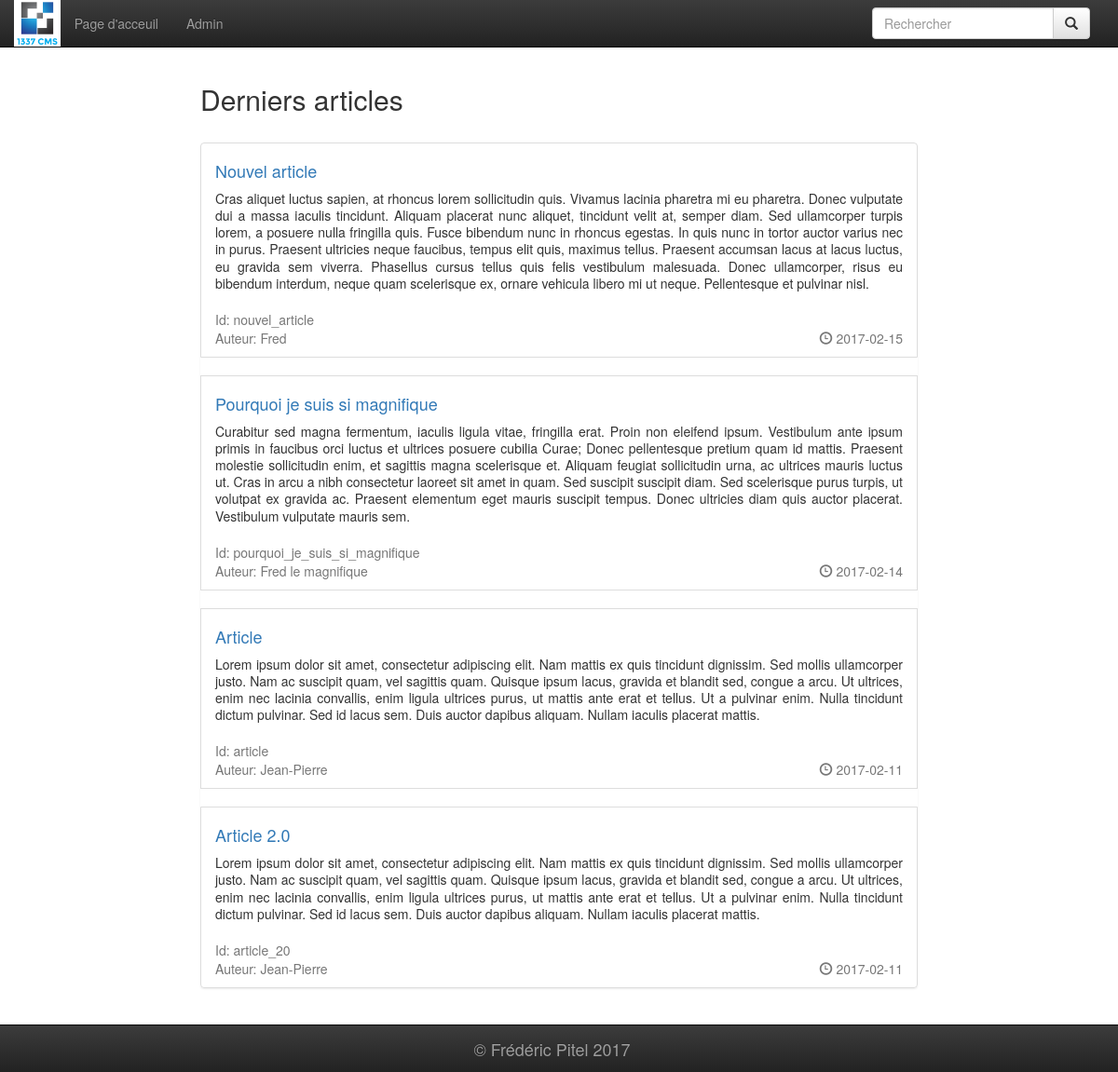
/, run on an earlier commit of the app's database.
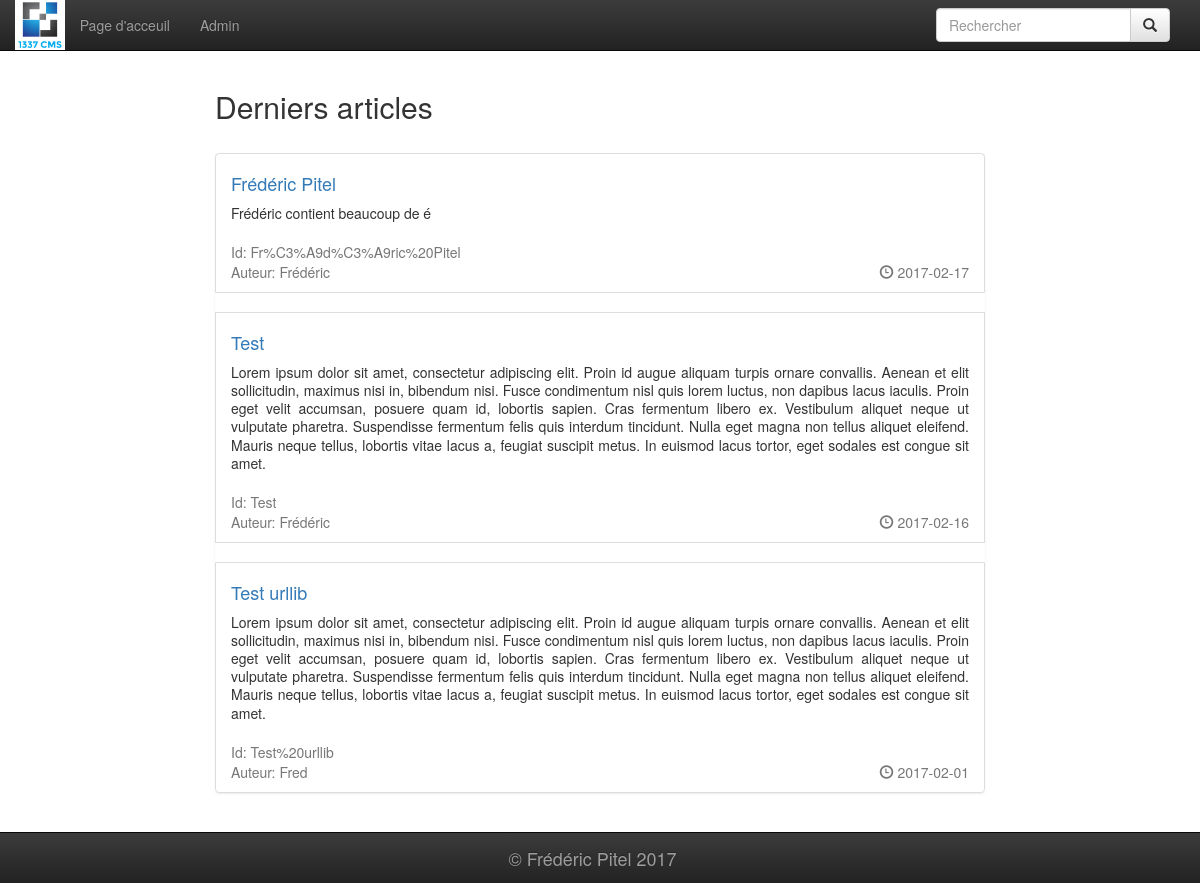
And on a later commit of the database.
### tables this page shows
CREATE TABLE article (
  id integer primary key,
  titre varchar(100),
  identifiant varchar(50),
  auteur varchar(100),
  date_publication text,
  paragraphe varchar(500)
);

### index.py (the view)
@app.route('/')
def page_accueil():
    date = datetime.date.today().isoformat()
    articles = get_db().get_derniers_articles(date)
    return render_template('acceuil.html',
                           articles=articles)

### database.py (called while the page is built)
    def get_connection(self):
        if self.connection is None:
            self.connection = sqlite3.connect(PATH_TO_DB)
        return self.connection

    def disconnect(self):
        if self.connection is not None:
            self.connection.close()

    def get_derniers_articles(self, date):
        cursor = self.get_connection().cursor()
        cursor.execute("SELECT * FROM article "
                       "WHERE date_publication <= '{}'"
                       "ORDER BY date_publication DESC LIMIT 5;"
                       .format(date))
        return [Article(row) for row in cursor.fetchall()]

### index.py (called while the page is built)
def get_db():
    db = getattr(g, '_database', None)
    if db is None:
        g._database = Database()
    return g._database

@app.teardown_appcontext
def close_connection(exception):
    db = getattr(g, '_database', None)
    if db is not None:
        db.disconnect()

### templates/acceuil.html
{% extends "wrapper.html" %}
{% block content %}
    <h2>Derniers articles</h2><br/>
    {% if not articles %}
        <h3>Aucun article.</h3>
    {% else %}
        <ul class="list-group">
            {% for article in articles %}
                <li class="list-group-item">
                    <h4><a href="/article/{{ article.identifiant }}" class="list-group-item-heading">{{ article.titre }}</a></h4>
                    <p class ="list-group-item-text" style="text-align:justify;">{{ article.paragraphe }}</p><br/>
                    <div class="text-muted">Id: {{ article.identifiant }}</div>
                    <div class="row text-muted">
                        <div class="col-md-6">Auteur: {{ article.auteur }}</div>
                        <div class="col-md-6 text-right"><span class="glyphicon glyphicon-time"></span> {{ article.date }}</div>
                    </div>
                </li>
                {% if not loop.last %}
                    <br/>
                {% endif %}
            {% endfor %}
        </ul>
    {% endif %}
{% endblock %}

### templates/wrapper.html (shortened to what this page needs)
<!DOCTYPE html>
<html lang="fr">
    <head>
        <link href="/css/tp1.css" rel="stylesheet" />
        <link href="/bootstrap/css/bootstrap.min.css" rel="stylesheet">
        <link href="/bootstrap/css/bootstrap-theme.min.css" rel="stylesheet" />
    </head>
    <body>
        <header class="navbar navbar-inverse navbar-fixed-top">
            <div class="container">
                <nav>
                    <a href="/" class="navbar-brand" style="padding:0"><img src="/image/logo.png"/></a>
                    <ul class="nav navbar-nav">
                        <li><a href="/">Page d'acceuil</a></li>
                        <li><a href="/admin">Admin</a></li>
                    </ul>
                    <form class="navbar-form navbar-right" action="/rechercher" method="GET">
                        <div class="input-group">
                            <input type="text" class="form-control" placeholder="Rechercher" name="recherche">
                            <div class="input-group-btn">
                                <button class="btn btn-default" type="submit"><i class="glyphicon glyphicon-search"></i></button>
                            </div>
                        </div>
                    </form>
                </nav>
            </div>
        </header>
        <article style="margin-top:5em;margin-bottom:5em;">
            <div class="container-fluid">
                <div class="row">
                    <div class="col-md-8 col-md-offset-2">
                        {% block content %}{% endblock %}
                    </div>
                </div>
            </div>
        </article>
        <footer class="navbar navbar-inverse navbar-fixed-bottom">
            <div class="container text-center">
                <nav>
                    <div class="navbar-brand" style="float: none;">&copy; Frédéric Pitel 2017</div>
                </nav>
            </div>
        </footer>
    </body>
</html>

### static/css/tp1.css (style rules this page uses)
.navbar img { height: 50px; }

What changed in the data, as far as the page shows it:
removed article: titre "Pourquoi je suis si magnifique", paragraphe "Curabitur sed magna fermentum, iaculis ligula vitae, fringilla erat. Proin non eleifend ipsum. Vestibulum ante ipsum primis in faucibus orci luctus et ultrices posuere cubilia Curae; Donec pellentesque pretium quam id mattis. Praesent molestie sollicitudin enim, et sagittis magna scelerisque et. Aliquam feugiat sollicitudin urna, ac ultrices mauris luctus ut. Cras in arcu a nibh consectetur laoreet sit amet in quam. Sed suscipit suscipit diam. Sed scelerisque purus turpis, ut volutpat ex gravida ac. Praesent elementum eget mauris suscipit tempus. Donec ultricies diam quis auctor placerat. Vestibulum vulputate mauris sem.", identifiant "pourquoi_je_suis_si_magnifique", auteur "Fred le magnifique", date "2017-02-14"
removed article: titre "Article 2.0", paragraphe "Lorem ipsum dolor sit amet, consectetur adipiscing elit. Nam mattis ex quis tincidunt dignissim. Sed mollis ullamcorper justo. Nam ac suscipit quam, vel sagittis quam. Quisque ipsum lacus, gravida et blandit sed, congue a arcu. Ut ultrices, enim nec lacinia convallis, enim ligula ultrices purus, ut mattis ante erat et tellus. Ut a pulvinar enim. Nulla tincidunt dictum pulvinar. Sed id lacus sem. Duis auctor dapibus aliquam. Nullam iaculis placerat mattis.", identifiant "article_20", auteur "Jean-Pierre", date "2017-02-11"
added article: titre "Frédéric Pitel", paragraphe "Frédéric contient beaucoup de é", identifiant "Fr%C3%A9d%C3%A9ric%20Pitel", auteur "Frédéric", date "2017-02-17"
changed article: titre "Article" → "Test"; paragraphe "…amet, consectetur adipiscing elit. Nam mattis ex quis tincidunt dignissim. Sed mollis ullamcorper justo. Nam ac suscipit quam, vel sagittis quam. Quisque ipsum lacus, gravida et blandit sed, congue a arcu. Ut ultrices, enim nec lacinia convallis, enim ligula ultrices purus, ut mattis ante erat et tellus. Ut a pulvinar enim. Nulla tincidunt dictum pulvinar. Sed id lacus sem. Duis auctor dapibus aliquam. Nullam iaculis placerat mattis." → "…amet, consectetur adipiscing elit. Proin id augue aliquam turpis ornare convallis. Aenean et elit sollicitudin, maximus nisi in, bibendum nisi. Fusce condimentum nisl quis lorem luctus, non dapibus lacus iaculis. Proin eget velit accumsan, posuere quam id, lobortis sapien. Cras fermentum libero ex. Vestibulum aliquet neque ut vulputate pharetra. Suspendisse fermentum felis quis interdum tincidunt. Nulla eget magna non tellus aliquet eleifend. Mauris neque tellus, lobortis vitae lacus a, feugiat suscipit metus. In euismod lacus tortor, eget sodales est congue sit amet."; identifiant "article" → "Test"; auteur "Jean-Pierre" → "Frédéric"; date "2017-02-11" → "2017-02-16"; moves up the list
changed article "Fred": titre "Nouvel article" → "Test urllib"; paragraphe "Cras aliquet luctus sapien, at rhoncus lorem sollicitudin quis. Vivamus lacinia pharetra mi eu pharetra. Donec vulputate dui a massa iaculis tincidunt. Aliquam placerat nunc aliquet, tincidunt velit at, semper diam. Sed ullamcorper turpis lorem, a posuere nulla fringilla quis. Fusce bibendum nunc in rhoncus egestas. In quis nunc in tortor auctor varius nec in purus. Praesent ultricies neque faucibus, tempus elit quis, maximus tellus. Praesent accumsan lacus at lacus luctus, eu gravida sem viverra. Phasellus cursus tellus quis felis vestibulum malesuada. Donec ullamcorper, risus eu bibendum interdum, neque quam scelerisque ex, ornare vehicula libero mi ut neque. Pellentesque et pulvinar nisl." → "Lorem ipsum dolor sit amet, consectetur adipiscing elit. Proin id augue aliquam turpis ornare convallis. Aenean et elit sollicitudin, maximus nisi in, bibendum nisi. Fusce condimentum nisl quis lorem luctus, non dapibus lacus iaculis. Proin eget velit accumsan, posuere quam id, lobortis sapien. Cras fermentum libero ex. Vestibulum aliquet neque ut vulputate pharetra. Suspendisse fermentum felis quis interdum tincidunt. Nulla eget magna non tellus aliquet eleifend. Mauris neque tellus, lobortis vitae lacus a, feugiat suscipit metus. In euismod lacus tortor, eget sodales est congue sit amet."; identifiant "nouvel_article" → "Test%20urllib"; date "2017-02-15" → "2017-02-01"
